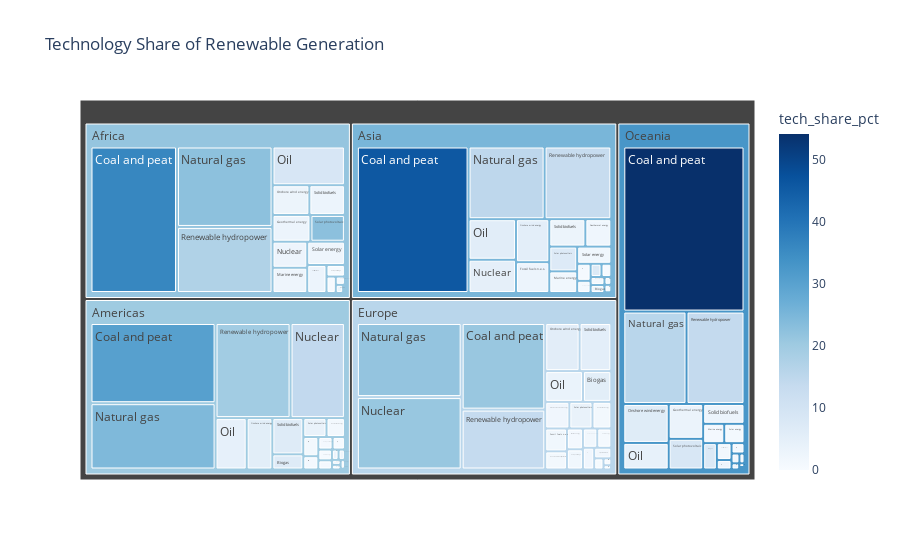

The code cell stored with this chart in its notebook:
### Markdown cell above
Which technologies drive global trends

### Code cell
#RQ3 Regional Tech Share
rq3_sql = """
WITH tech_totals AS (
    SELECT
        c.region,
        i.year,
        i.technology,
        SUM(i.electricity_generation_gwh) AS tech_generation
    FROM irena_energy i
    JOIN country c ON i.iso = c.iso
    GROUP BY c.region, i.year, i.technology
),
region_totals AS (
    SELECT region, year, SUM(tech_generation) AS total_generation
    FROM tech_totals GROUP BY region, year
)
SELECT
    t.region,
    t.year,
    t.technology,
    t.tech_generation,
    (t.tech_generation * 1.0 / r.total_generation) * 100 AS tech_share_pct
FROM tech_totals t
JOIN region_totals r 
    ON t.region = r.region AND t.year = r.year
ORDER BY t.region, t.year, tech_share_pct DESC;
"""
rq3_df = run(rq3_sql)
rq3_df.head()

#Shows which technologies dominate each region.
fig_rq3 = px.treemap(
    rq3_df,
    path=["region", "technology"],
    values="tech_share_pct",
    title="Technology Share of Renewable Generation",
    color="tech_share_pct",
    color_continuous_scale="Blues",
)
#fig_rq3.update_yaxes(type="log")
show_and_save(fig_rq3, "rq3", "rq3_treemap")
#fig.show()

### Figure 1 — Plotly figure (JSON) as saved in the notebook; plotly's stock layout.template omitted (floating-point values rounded to 4 significant figures; data arrays with more than 128 entries replaced by an {"elided": "..."} marker saying what was removed)
{"data": [{"branchvalues": "total", "customdata": {"elided": "129x1 float values"}, "domain": {"x": [0, 1], "y": [0, 1]}, "hovertemplate": "labels=%{label}<br>tech_share_pct_sum=%{value}<br>parent=%{parent}<br>id=%{id}<br>tech_share_pct=%{color}<extra></extra>", "ids": {"elided": "129 str values"}, "labels": {"elided": "129 str values"}, "marker": {"coloraxis": "coloraxis", "colors": {"elided": "129 float values"}}, "name": "", "parents": {"elided": "129 str values"}, "type": "treemap", "values": {"elided": "129 float values"}}], "layout": {"coloraxis": {"colorbar": {"title": {"text": "tech_share_pct"}}, "colorscale": [[0, "rgb(247,251,255)"], [0.125, "rgb(222,235,247)"], [0.25, "rgb(198,219,239)"], [0.375, "rgb(158,202,225)"], [0.5, "rgb(107,174,214)"], [0.625, "rgb(66,146,198)"], [0.75, "rgb(33,113,181)"], [0.875, "rgb(8,81,156)"], [1, "rgb(8,48,107)"]]}, "legend": {"tracegroupgap": 0}, "title": {"text": "Technology Share of Renewable Generation"}}}
